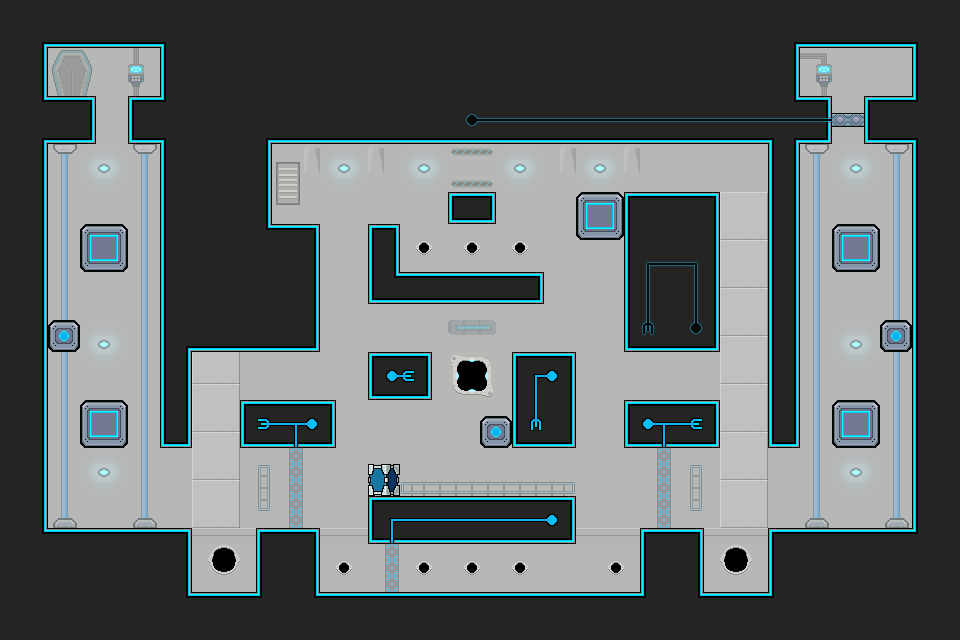

Tiled map render using the project's own tile images. Description and the map definition, with tile-layer contents summarised, below:
An orthogonal 60x40 tile map with 16x16 px tiles, 1 tile layer (Tile Layer 1), 2 tilesets and 23 objects.

<map version="1.0" orientation="orthogonal" renderorder="right-down" width="60" height="40" tilewidth="16" tileheight="16">
 <tileset firstgid="1" source="main.tsx" />
 <tileset firstgid="501" source="objects.tsx" />
 <layer name="Tile Layer 1" width="60" height="40">
  <data>[2400 cells, 2400 non-empty, 124 distinct tile ids]</data>
 </layer>
 <objectgroup name="Object Layer 1">
  <object gid="501" x="40" y="112" />
  <object gid="508" x="184" y="456" />
  <object gid="508" x="392" y="360" />
  <object gid="508" x="616" y="408" />
  <object gid="508" x="712" y="456" />
  <object gid="510" x="112" y="116" />
  <object gid="511" x="440" y="200" />
  <object gid="513" x="664" y="408" />
  <object gid="513" x="568" y="456" />
  <object gid="513" x="320" y="456" />
  <object gid="512" x="440" y="280" />
  <object gid="512" x="704" y="592" />
  <object gid="512" x="440" y="600" />
  <object gid="510" x="380" y="292" />
  <object gid="513" x="520" y="600" />
  <object gid="503" x="672" y="200" />
  <object gid="503" x="800" y="368" />
  <object gid="508" x="488" y="504" />
  <object gid="511" x="368" y="360" />
  <object gid="511" x="512" y="360" />
  <object gid="504" x="856" y="104" />
  <object gid="512" x="264" y="232" />
  <object gid="512" x="180" y="408" />
 </objectgroup>
</map>
